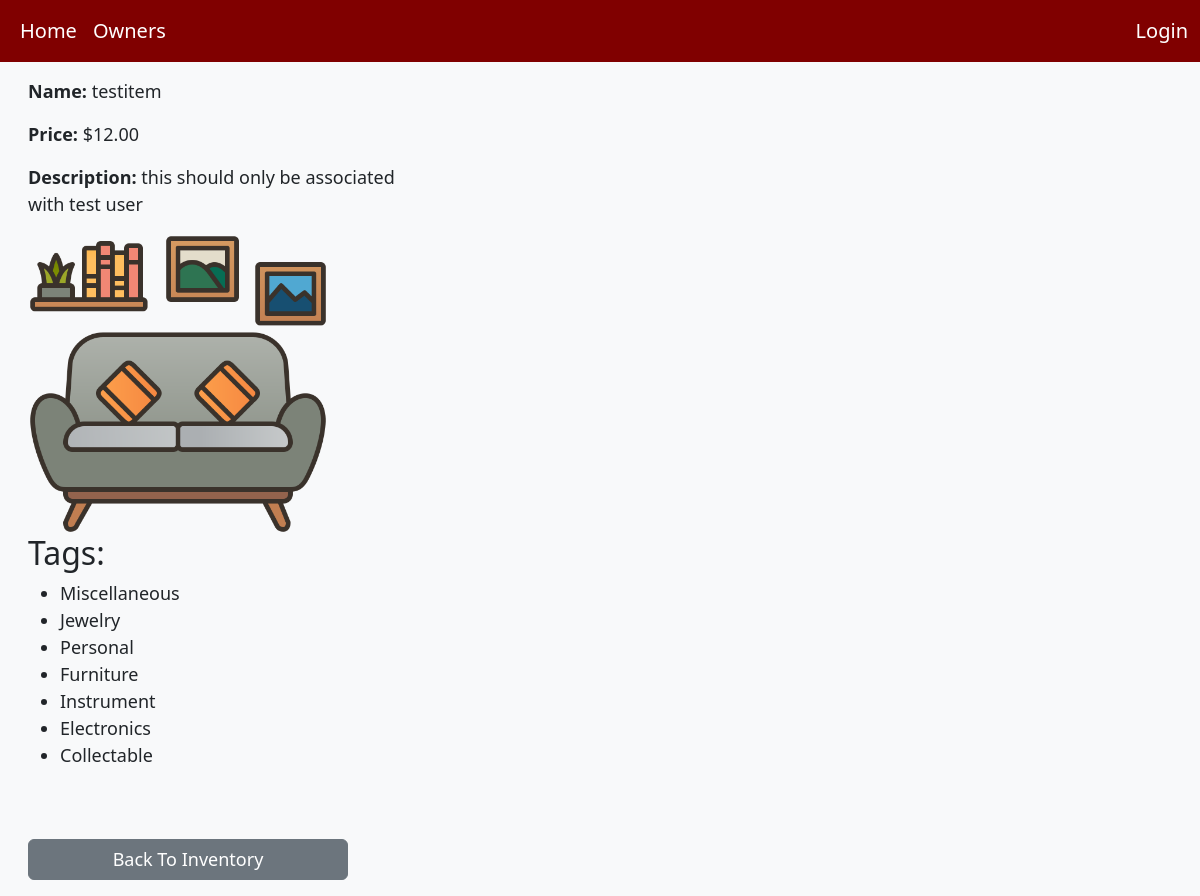
Page /items/10 on the committed database.
### inventory_app/models.py (models this page shows, shortened)
class Item(models.Model):
    name = models.CharField(max_length = 200)
    description = models.TextField(blank=True)
    serial_number = models.CharField(max_length=100, blank=True)
    price = models.DecimalField(max_digits=10, decimal_places=2)
    image = models.ImageField(upload_to='uploads/', null=True, blank=True)
    inventory = models.ForeignKey(Inventory, on_delete=models.CASCADE, null=True)
    tag = models.ManyToManyField(to=Tag)

class Tag(models.Model):
    name = models.CharField(max_length=100, unique=True)

### inventory_app/views.py (the view)
# urls.py: path('items/<int:pk>', views.ItemDetailView.as_view(), name='item-detail'),
class ItemDetailView(generic.DetailView):
    model = Item

### inventory_app/templates/inventory_app/item_detail.html (shortened to what this page needs)
{% extends 'inventory_app/base_template.html' %}
{% block content %}
<body class="bg-light">
<div class="container-fluid mx-3 my-3 bg-light" style="max-width: 400px; font-size: 18px">
    <p><strong>Name: </strong> {{ item.name }}</p>
    <p><strong>Price: </strong> ${{ item.price }}</p>
    {% if item.description %}
        <p><strong>Description: </strong> {{ item.description }}</p>
    {% endif %}
    {% if item.image %}
        <img src="{{ item.image.url }}" width=300>
    {% endif %}
    <h2>Tags:</h2>
    <ul>
        {% for tag in item.tag.all %}
            <li>{{ tag.name }}</li>
        {% endfor %}
    </ul>
    <br>
    <br>
    <a class="btn btn-secondary" style="width: 320px; font-size: 18px" href="{% url 'inventory-detail' item.inventory.id %}" role="button">Back To Inventory</a>
</div>
</body>
{% endblock %}

### rows in the picture
Item: name "testitem", price "12.00", description "this should only be associated with test user", image (picture)
Tag: name "Miscellaneous"
Tag: name "Jewelry"
Tag: name "Personal"
Tag: name "Furniture"
Tag: name "Instrument"
Tag: name "Electronics"
Tag: name "Collectable"
